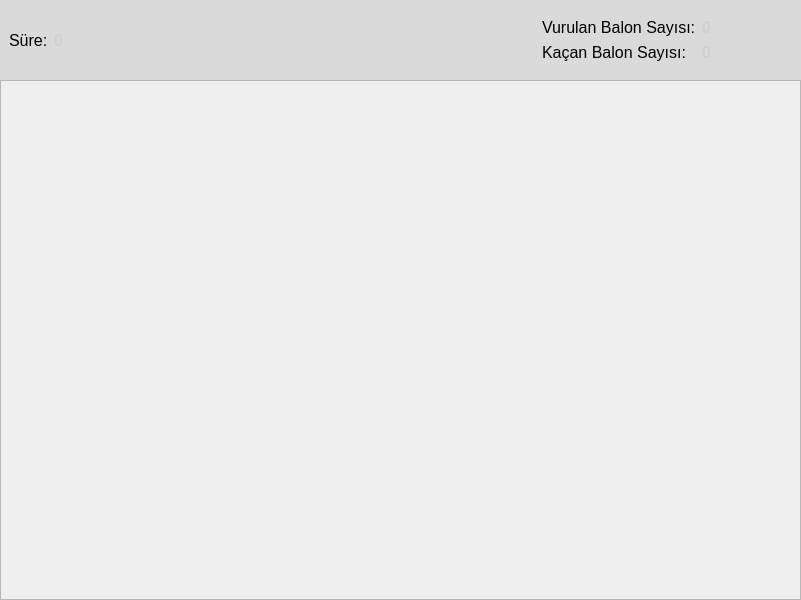
<?xml version="1.0" encoding="UTF-8"?>
<ui version="4.0">
 <class>MainWindow</class>
 <widget class="QMainWindow" name="MainWindow">
  <property name="geometry">
   <rect>
    <x>0</x>
    <y>0</y>
    <width>801</width>
    <height>600</height>
   </rect>
  </property>
  <property name="windowTitle">
   <string>MainWindow</string>
  </property>
  <property name="autoFillBackground">
   <bool>false</bool>
  </property>
  <widget class="QWidget" name="centralwidget">
   <layout class="QGridLayout" name="gridLayout">
    <property name="leftMargin">
     <number>0</number>
    </property>
    <property name="topMargin">
     <number>0</number>
    </property>
    <property name="rightMargin">
     <number>0</number>
    </property>
    <property name="bottomMargin">
     <number>0</number>
    </property>
    <property name="spacing">
     <number>0</number>
    </property>
    <item row="1" column="0">
     <widget class="QFrame" name="frame_2">
      <property name="styleSheet">
       <string notr="true">background-image: url(:/arkaplan/images/arkaplan.jpg);</string>
      </property>
      <property name="frameShape">
       <enum>QFrame::StyledPanel</enum>
      </property>
      <property name="frameShadow">
       <enum>QFrame::Raised</enum>
      </property>
     </widget>
    </item>
    <item row="0" column="0">
     <widget class="QFrame" name="frame">
      <property name="minimumSize">
       <size>
        <width>0</width>
        <height>71</height>
       </size>
      </property>
      <property name="maximumSize">
       <size>
        <width>16777215</width>
        <height>80</height>
       </size>
      </property>
      <property name="palette">
       <palette>
        <active>
         <colorrole role="Button">
          <brush brushstyle="SolidPattern">
           <color alpha="255">
            <red>218</red>
            <green>218</green>
            <blue>218</blue>
           </color>
          </brush>
         </colorrole>
         <colorrole role="Base">
          <brush brushstyle="SolidPattern">
           <color alpha="255">
            <red>218</red>
            <green>218</green>
            <blue>218</blue>
           </color>
          </brush>
         </colorrole>
         <colorrole role="Window">
          <brush brushstyle="SolidPattern">
           <color alpha="255">
            <red>218</red>
            <green>218</green>
            <blue>218</blue>
           </color>
          </brush>
         </colorrole>
        </active>
        <inactive>
         <colorrole role="Button">
          <brush brushstyle="SolidPattern">
           <color alpha="255">
            <red>218</red>
            <green>218</green>
            <blue>218</blue>
           </color>
          </brush>
         </colorrole>
         <colorrole role="Base">
          <brush brushstyle="SolidPattern">
           <color alpha="255">
            <red>218</red>
            <green>218</green>
            <blue>218</blue>
           </color>
          </brush>
         </colorrole>
         <colorrole role="Window">
          <brush brushstyle="SolidPattern">
           <color alpha="255">
            <red>218</red>
            <green>218</green>
            <blue>218</blue>
           </color>
          </brush>
         </colorrole>
        </inactive>
        <disabled>
         <colorrole role="Button">
          <brush brushstyle="SolidPattern">
           <color alpha="255">
            <red>218</red>
            <green>218</green>
            <blue>218</blue>
           </color>
          </brush>
         </colorrole>
         <colorrole role="Base">
          <brush brushstyle="SolidPattern">
           <color alpha="255">
            <red>218</red>
            <green>218</green>
            <blue>218</blue>
           </color>
          </brush>
         </colorrole>
         <colorrole role="Window">
          <brush brushstyle="SolidPattern">
           <color alpha="255">
            <red>218</red>
            <green>218</green>
            <blue>218</blue>
           </color>
          </brush>
         </colorrole>
        </disabled>
       </palette>
      </property>
      <property name="acceptDrops">
       <bool>false</bool>
      </property>
      <property name="autoFillBackground">
       <bool>false</bool>
      </property>
      <property name="styleSheet">
       <string notr="true">background-color: rgb(218, 218, 218);</string>
      </property>
      <property name="frameShape">
       <enum>QFrame::NoFrame</enum>
      </property>
      <layout class="QGridLayout" name="gridLayout_2">
       <property name="topMargin">
        <number>0</number>
       </property>
       <property name="bottomMargin">
        <number>0</number>
       </property>
       <item row="0" column="1">
        <spacer name="horizontalSpacer">
         <property name="orientation">
          <enum>Qt::Horizontal</enum>
         </property>
         <property name="sizeHint" stdset="0">
          <size>
           <width>40</width>
           <height>20</height>
          </size>
         </property>
        </spacer>
       </item>
       <item row="0" column="2">
        <layout class="QFormLayout" name="formLayout">
         <property name="sizeConstraint">
          <enum>QLayout::SetMaximumSize</enum>
         </property>
         <property name="formAlignment">
          <set>Qt::AlignLeading|Qt::AlignLeft|Qt::AlignVCenter</set>
         </property>
         <property name="verticalSpacing">
          <number>6</number>
         </property>
         <item row="0" column="0">
          <widget class="QLabel" name="label_3">
           <property name="font">
            <font>
             <pointsize>12</pointsize>
            </font>
           </property>
           <property name="text">
            <string>Vurulan Balon Sayısı:</string>
           </property>
          </widget>
         </item>
         <item row="0" column="1">
          <widget class="QLabel" name="lbl_vurulanBalonSay">
           <property name="minimumSize">
            <size>
             <width>50</width>
             <height>0</height>
            </size>
           </property>
           <property name="palette">
            <palette>
             <active>
              <colorrole role="WindowText">
               <brush brushstyle="SolidPattern">
                <color alpha="255">
                 <red>0</red>
                 <green>170</green>
                 <blue>127</blue>
                </color>
               </brush>
              </colorrole>
              <colorrole role="Button">
               <brush brushstyle="SolidPattern">
                <color alpha="255">
                 <red>218</red>
                 <green>218</green>
                 <blue>218</blue>
                </color>
               </brush>
              </colorrole>
              <colorrole role="Base">
               <brush brushstyle="SolidPattern">
                <color alpha="255">
                 <red>218</red>
                 <green>218</green>
                 <blue>218</blue>
                </color>
               </brush>
              </colorrole>
              <colorrole role="Window">
               <brush brushstyle="SolidPattern">
                <color alpha="255">
                 <red>218</red>
                 <green>218</green>
                 <blue>218</blue>
                </color>
               </brush>
              </colorrole>
             </active>
             <inactive>
              <colorrole role="WindowText">
               <brush brushstyle="SolidPattern">
                <color alpha="255">
                 <red>208</red>
                 <green>208</green>
                 <blue>208</blue>
                </color>
               </brush>
              </colorrole>
              <colorrole role="Button">
               <brush brushstyle="SolidPattern">
                <color alpha="255">
                 <red>218</red>
                 <green>218</green>
                 <blue>218</blue>
                </color>
               </brush>
              </colorrole>
              <colorrole role="Base">
               <brush brushstyle="SolidPattern">
                <color alpha="255">
                 <red>218</red>
                 <green>218</green>
                 <blue>218</blue>
                </color>
               </brush>
              </colorrole>
              <colorrole role="Window">
               <brush brushstyle="SolidPattern">
                <color alpha="255">
                 <red>218</red>
                 <green>218</green>
                 <blue>218</blue>
                </color>
               </brush>
              </colorrole>
             </inactive>
             <disabled>
              <colorrole role="WindowText">
               <brush brushstyle="SolidPattern">
                <color alpha="96">
                 <red>164</red>
                 <green>166</green>
                 <blue>168</blue>
                </color>
               </brush>
              </colorrole>
              <colorrole role="Button">
               <brush brushstyle="SolidPattern">
                <color alpha="255">
                 <red>218</red>
                 <green>218</green>
                 <blue>218</blue>
                </color>
               </brush>
              </colorrole>
              <colorrole role="Base">
               <brush brushstyle="SolidPattern">
                <color alpha="255">
                 <red>218</red>
                 <green>218</green>
                 <blue>218</blue>
                </color>
               </brush>
              </colorrole>
              <colorrole role="Window">
               <brush brushstyle="SolidPattern">
                <color alpha="255">
                 <red>218</red>
                 <green>218</green>
                 <blue>218</blue>
                </color>
               </brush>
              </colorrole>
             </disabled>
            </palette>
           </property>
           <property name="font">
            <font>
             <pointsize>12</pointsize>
             <bold>true</bold>
            </font>
           </property>
           <property name="frameShadow">
            <enum>QFrame::Plain</enum>
           </property>
           <property name="text">
            <string>0</string>
           </property>
          </widget>
         </item>
         <item row="1" column="0">
          <widget class="QLabel" name="label_5">
           <property name="font">
            <font>
             <pointsize>12</pointsize>
            </font>
           </property>
           <property name="text">
            <string>Kaçan Balon Sayısı:</string>
           </property>
          </widget>
         </item>
         <item row="1" column="1">
          <widget class="QLabel" name="lbl_kacanBalonSay">
           <property name="minimumSize">
            <size>
             <width>50</width>
             <height>0</height>
            </size>
           </property>
           <property name="palette">
            <palette>
             <active>
              <colorrole role="WindowText">
               <brush brushstyle="SolidPattern">
                <color alpha="255">
                 <red>255</red>
                 <green>0</green>
                 <blue>0</blue>
                </color>
               </brush>
              </colorrole>
              <colorrole role="Button">
               <brush brushstyle="SolidPattern">
                <color alpha="255">
                 <red>218</red>
                 <green>218</green>
                 <blue>218</blue>
                </color>
               </brush>
              </colorrole>
              <colorrole role="Base">
               <brush brushstyle="SolidPattern">
                <color alpha="255">
                 <red>218</red>
                 <green>218</green>
                 <blue>218</blue>
                </color>
               </brush>
              </colorrole>
              <colorrole role="Window">
               <brush brushstyle="SolidPattern">
                <color alpha="255">
                 <red>218</red>
                 <green>218</green>
                 <blue>218</blue>
                </color>
               </brush>
              </colorrole>
             </active>
             <inactive>
              <colorrole role="WindowText">
               <brush brushstyle="SolidPattern">
                <color alpha="255">
                 <red>208</red>
                 <green>208</green>
                 <blue>208</blue>
                </color>
               </brush>
              </colorrole>
              <colorrole role="Button">
               <brush brushstyle="SolidPattern">
                <color alpha="255">
                 <red>218</red>
                 <green>218</green>
                 <blue>218</blue>
                </color>
               </brush>
              </colorrole>
              <colorrole role="Base">
               <brush brushstyle="SolidPattern">
                <color alpha="255">
                 <red>218</red>
                 <green>218</green>
                 <blue>218</blue>
                </color>
               </brush>
              </colorrole>
              <colorrole role="Window">
               <brush brushstyle="SolidPattern">
                <color alpha="255">
                 <red>218</red>
                 <green>218</green>
                 <blue>218</blue>
                </color>
               </brush>
              </colorrole>
             </inactive>
             <disabled>
              <colorrole role="WindowText">
               <brush brushstyle="SolidPattern">
                <color alpha="96">
                 <red>164</red>
                 <green>166</green>
                 <blue>168</blue>
                </color>
               </brush>
              </colorrole>
              <colorrole role="Button">
               <brush brushstyle="SolidPattern">
                <color alpha="255">
                 <red>218</red>
                 <green>218</green>
                 <blue>218</blue>
                </color>
               </brush>
              </colorrole>
              <colorrole role="Base">
               <brush brushstyle="SolidPattern">
                <color alpha="255">
                 <red>218</red>
                 <green>218</green>
                 <blue>218</blue>
                </color>
               </brush>
              </colorrole>
              <colorrole role="Window">
               <brush brushstyle="SolidPattern">
                <color alpha="255">
                 <red>218</red>
                 <green>218</green>
                 <blue>218</blue>
                </color>
               </brush>
              </colorrole>
             </disabled>
            </palette>
           </property>
           <property name="font">
            <font>
             <pointsize>12</pointsize>
             <bold>true</bold>
            </font>
           </property>
           <property name="frameShadow">
            <enum>QFrame::Plain</enum>
           </property>
           <property name="text">
            <string>0</string>
           </property>
          </widget>
         </item>
        </layout>
       </item>
       <item row="0" column="3">
        <spacer name="horizontalSpacer_2">
         <property name="orientation">
          <enum>Qt::Horizontal</enum>
         </property>
         <property name="sizeType">
          <enum>QSizePolicy::Preferred</enum>
         </property>
         <property name="sizeHint" stdset="0">
          <size>
           <width>40</width>
           <height>20</height>
          </size>
         </property>
        </spacer>
       </item>
       <item row="0" column="0">
        <layout class="QFormLayout" name="formLayout_2">
         <property name="sizeConstraint">
          <enum>QLayout::SetMinimumSize</enum>
         </property>
         <property name="formAlignment">
          <set>Qt::AlignLeading|Qt::AlignLeft|Qt::AlignVCenter</set>
         </property>
         <item row="0" column="0">
          <widget class="QLabel" name="label">
           <property name="font">
            <font>
             <pointsize>12</pointsize>
            </font>
           </property>
           <property name="text">
            <string>Süre:</string>
           </property>
          </widget>
         </item>
         <item row="0" column="1">
          <widget class="QLabel" name="lbl_Sure">
           <property name="minimumSize">
            <size>
             <width>50</width>
             <height>0</height>
            </size>
           </property>
           <property name="palette">
            <palette>
             <active>
              <colorrole role="WindowText">
               <brush brushstyle="SolidPattern">
                <color alpha="255">
                 <red>0</red>
                 <green>0</green>
                 <blue>241</blue>
                </color>
               </brush>
              </colorrole>
              <colorrole role="Button">
               <brush brushstyle="SolidPattern">
                <color alpha="255">
                 <red>218</red>
                 <green>218</green>
                 <blue>218</blue>
                </color>
               </brush>
              </colorrole>
              <colorrole role="Base">
               <brush brushstyle="SolidPattern">
                <color alpha="255">
                 <red>218</red>
                 <green>218</green>
                 <blue>218</blue>
                </color>
               </brush>
              </colorrole>
              <colorrole role="Window">
               <brush brushstyle="SolidPattern">
                <color alpha="255">
                 <red>218</red>
                 <green>218</green>
                 <blue>218</blue>
                </color>
               </brush>
              </colorrole>
             </active>
             <inactive>
              <colorrole role="WindowText">
               <brush brushstyle="SolidPattern">
                <color alpha="255">
                 <red>208</red>
                 <green>208</green>
                 <blue>208</blue>
                </color>
               </brush>
              </colorrole>
              <colorrole role="Button">
               <brush brushstyle="SolidPattern">
                <color alpha="255">
                 <red>218</red>
                 <green>218</green>
                 <blue>218</blue>
                </color>
               </brush>
              </colorrole>
              <colorrole role="Base">
               <brush brushstyle="SolidPattern">
                <color alpha="255">
                 <red>218</red>
                 <green>218</green>
                 <blue>218</blue>
                </color>
               </brush>
              </colorrole>
              <colorrole role="Window">
               <brush brushstyle="SolidPattern">
                <color alpha="255">
                 <red>218</red>
                 <green>218</green>
                 <blue>218</blue>
                </color>
               </brush>
              </colorrole>
             </inactive>
             <disabled>
              <colorrole role="WindowText">
               <brush brushstyle="SolidPattern">
                <color alpha="96">
                 <red>164</red>
                 <green>166</green>
                 <blue>168</blue>
                </color>
               </brush>
              </colorrole>
              <colorrole role="Button">
               <brush brushstyle="SolidPattern">
                <color alpha="255">
                 <red>218</red>
                 <green>218</green>
                 <blue>218</blue>
                </color>
               </brush>
              </colorrole>
              <colorrole role="Base">
               <brush brushstyle="SolidPattern">
                <color alpha="255">
                 <red>218</red>
                 <green>218</green>
                 <blue>218</blue>
                </color>
               </brush>
              </colorrole>
              <colorrole role="Window">
               <brush brushstyle="SolidPattern">
                <color alpha="255">
                 <red>218</red>
                 <green>218</green>
                 <blue>218</blue>
                </color>
               </brush>
              </colorrole>
             </disabled>
            </palette>
           </property>
           <property name="font">
            <font>
             <pointsize>12</pointsize>
             <bold>true</bold>
            </font>
           </property>
           <property name="frameShadow">
            <enum>QFrame::Plain</enum>
           </property>
           <property name="text">
            <string>0</string>
           </property>
          </widget>
         </item>
        </layout>
       </item>
      </layout>
     </widget>
    </item>
   </layout>
  </widget>
 </widget>
 <resources/>
 <connections/>
</ui>
